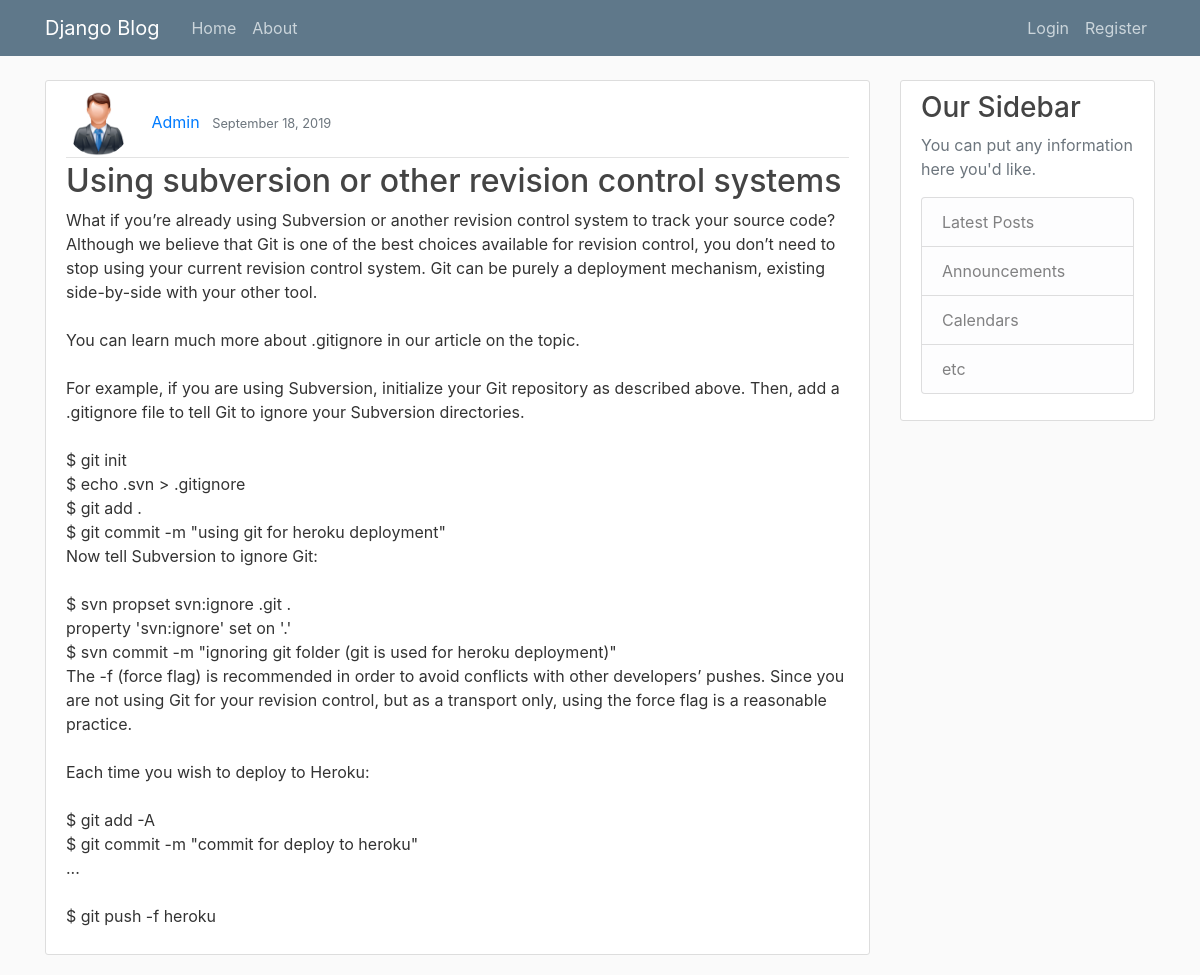
The app's page /post/1/ with its own data.
### blog/models.py (models this page shows, shortened)
class Post(models.Model):
    title = models.CharField(max_length=100)
    content = models.TextField()
    date_posted = models.DateTimeField(default=timezone.now)
    author = models.ForeignKey(User, on_delete=models.CASCADE)

### users/models.py (models this page shows, shortened)
class Profile(models.Model):
    user = models.OneToOneField(User, on_delete=models.CASCADE)
    image = models.ImageField(default='default.jpg', upload_to='profile_pics')

### blog/views.py (the view)
# urls.py: path('post/<int:pk>/', PostDetailView.as_view(), name='post-detail'),  # class based detail view
class PostDetailView(DetailView):
    model = Post

### blog/templates/blog/post_detail.html (shortened to what this page needs)
{% extends "blog/base.html" %}
{% block content %}
    <article class="media content-section">
        <div class="media-body">
            <div class="article-metadata">
                <img class="rounded-circle article-img" src="{{ object.author.profile.image.url }}">
                <a class="mr-2" href="{% url 'user-posts' object.author.username %}">{{ object.author }}</a>
                <small class="text-muted">{{ object.date_posted|date:"F d, Y" }}</small>
            </div>
            <h2 class="article-title">{{ object.title }}</h2>
            <p class="article-content">{{ object.content }}</p>
        </div>
    </article>
{% endblock content %}

### blog/static/blog/main.css (style rules this page uses)
body { background: #fafafa; color: #333333; margin-top: 5rem; }
h1, h2, h3, h4, h5, h6 { color: #444444; }
.content-section { background: #ffffff; padding: 10px 20px; border: 1px solid #dddddd; border-radius: 3px; margin-bottom: 20px; }
.article-title { color: #444444; }
.article-content { white-space: pre-line; }
.article-img { height: 65px; width: 65px; margin-right: 16px; }
.article-metadata { padding-bottom: 1px; margin-bottom: 4px; border-bottom: 1px solid #e3e3e3 }

### records on screen
Post: author.profile.image (picture), author "Admin", date_posted "September 18, 2019", title "Using subversion or other revision control systems", content "What if you’re already using Subversion or another revision control system to track your source code? Although we believe that Git is one of the best choices available for revision control, you don’t need to stop using your current revision control system. Git can be purely a deployment mechanism, existing side-by-side with your other tool. You can learn much more about .gitignore in our article on the topic. For example, if you are using Subversion, initialize your Git repository as described above. Then, add a .gitignore file to tell Git to ignore your Subversion directories. $ git init $ echo .svn > .gitignore $ git add . $ git commit -m \"using git for heroku deployment\" Now tell…"
